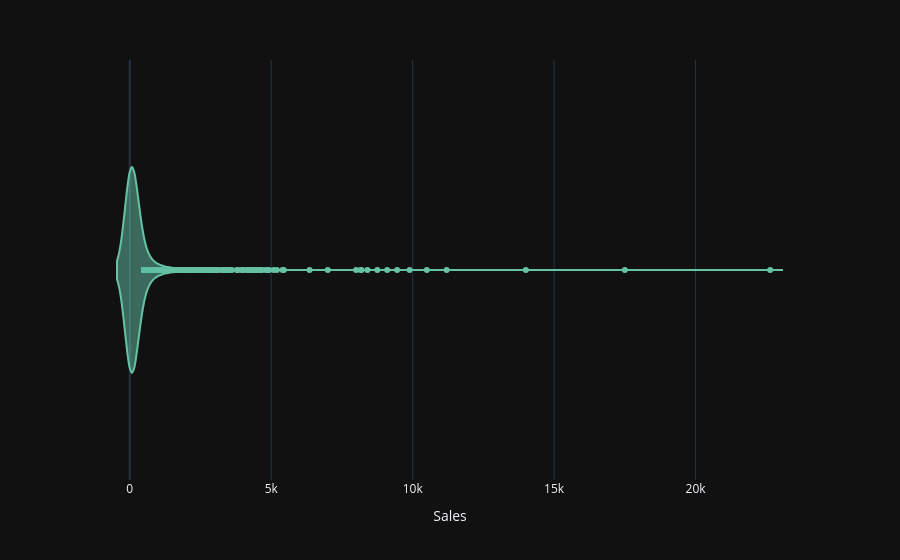

Here is the notebook cell this chart was saved with:
### Code cell
iplot(px.violin(data_frame=data,x="Sales"))

### Figure 1 — Plotly figure (JSON) as saved in the notebook; plotly's stock layout.template omitted (floating-point values rounded to 4 significant figures; data arrays with more than 128 entries replaced by an {"elided": "..."} marker saying what was removed)
{"data": [{"alignmentgroup": "True", "box": {"visible": false}, "hovertemplate": "Sales=%{x}<extra></extra>", "legendgroup": "", "marker": {"color": "rgb(102,194,165)"}, "name": "", "offsetgroup": "", "orientation": "h", "scalegroup": "True", "showlegend": false, "type": "violin", "x": {"elided": "9978 float values"}, "x0": " ", "xaxis": "x", "y0": " ", "yaxis": "y"}], "layout": {"legend": {"tracegroupgap": 0}, "margin": {"t": 60}, "violinmode": "group", "xaxis": {"anchor": "y", "domain": [0, 1], "title": {"text": "Sales"}}, "yaxis": {"anchor": "x", "domain": [0, 1]}}}
